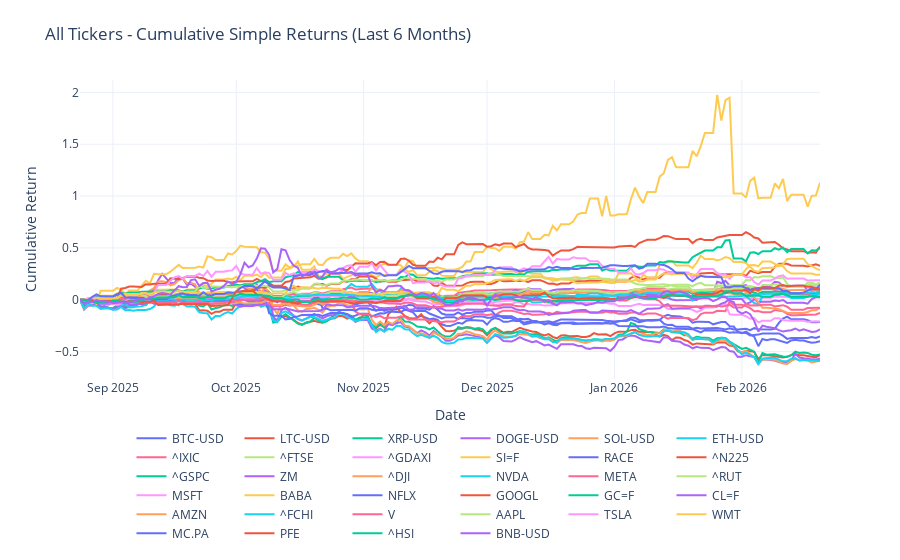

Here is the notebook cell this chart was saved with:
### Code cell
# plot last 6 months of cumprod_simple_6m returns 
fig = go.Figure()
for column in cumprod_simple_6m.columns:
    fig.add_trace(
        go.Scatter(
            x=cumprod_simple_6m.index,
            y=cumprod_simple_6m[column],
            mode="lines",
            name=column,
        )
    )

fig.update_layout(
    title="All Tickers - Cumulative Simple Returns (Last 6 Months)",
    xaxis_title="Date",
    yaxis_title="Cumulative Return",
    legend=dict(orientation="h", yanchor="top", y=-0.15, xanchor="center", x=0.5),
    template="plotly_white",
    margin=dict(t=80, b=120),
)
fig.show()

### Figure 1 — Plotly figure (JSON) as saved in the notebook; plotly's stock layout.template omitted (floating-point values rounded to 4 significant figures; data arrays with more than 128 entries replaced by an {"elided": "..."} marker saying what was removed)
{"data": [{"mode": "lines", "name": "BTC-USD", "type": "scatter", "x": {"elided": "181 str values"}, "y": {"elided": "181 float values"}}, {"mode": "lines", "name": "LTC-USD", "type": "scatter", "x": {"elided": "181 str values"}, "y": {"elided": "181 float values"}}, {"mode": "lines", "name": "XRP-USD", "type": "scatter", "x": {"elided": "181 str values"}, "y": {"elided": "181 float values"}}, {"mode": "lines", "name": "DOGE-USD", "type": "scatter", "x": {"elided": "181 str values"}, "y": {"elided": "181 float values"}}, {"mode": "lines", "name": "SOL-USD", "type": "scatter", "x": {"elided": "181 str values"}, "y": {"elided": "181 float values"}}, {"mode": "lines", "name": "ETH-USD", "type": "scatter", "x": {"elided": "181 str values"}, "y": {"elided": "181 float values"}}, {"mode": "lines", "name": "^IXIC", "type": "scatter", "x": {"elided": "181 str values"}, "y": {"elided": "181 float values"}}, {"mode": "lines", "name": "^FTSE", "type": "scatter", "x": {"elided": "181 str values"}, "y": {"elided": "181 float values"}}, {"mode": "lines", "name": "^GDAXI", "type": "scatter", "x": {"elided": "181 str values"}, "y": {"elided": "181 float values"}}, {"mode": "lines", "name": "SI=F", "type": "scatter", "x": {"elided": "181 str values"}, "y": {"elided": "181 float values"}}, {"mode": "lines", "name": "RACE", "type": "scatter", "x": {"elided": "181 str values"}, "y": {"elided": "181 float values"}}, {"mode": "lines", "name": "^N225", "type": "scatter", "x": {"elided": "181 str values"}, "y": {"elided": "181 float values"}}, {"mode": "lines", "name": "^GSPC", "type": "scatter", "x": {"elided": "181 str values"}, "y": {"elided": "181 float values"}}, {"mode": "lines", "name": "ZM", "type": "scatter", "x": {"elided": "181 str values"}, "y": {"elided": "181 float values"}}, {"mode": "lines", "name": "^DJI", "type": "scatter", "x": {"elided": "181 str values"}, "y": {"elided": "181 float values"}}, {"mode": "lines", "name": "NVDA", "type": "scatter", "x": {"elided": "181 str values"}, "y": {"elided": "181 float values"}}, {"mode": "lines", "name": "META", "type": "scatter", "x": {"elided": "181 str values"}, "y": {"elided": "181 float values"}}, {"mode": "lines", "name": "^RUT", "type": "scatter", "x": {"elided": "181 str values"}, "y": {"elided": "181 float values"}}, {"mode": "lines", "name": "MSFT", "type": "scatter", "x": {"elided": "181 str values"}, "y": {"elided": "181 float values"}}, {"mode": "lines", "name": "BABA", "type": "scatter", "x": {"elided": "181 str values"}, "y": {"elided": "181 float values"}}, {"mode": "lines", "name": "NFLX", "type": "scatter", "x": {"elided": "181 str values"}, "y": {"elided": "181 float values"}}, {"mode": "lines", "name": "GOOGL", "type": "scatter", "x": {"elided": "181 str values"}, "y": {"elided": "181 float values"}}, {"mode": "lines", "name": "GC=F", "type": "scatter", "x": {"elided": "181 str values"}, "y": {"elided": "181 float values"}}, {"mode": "lines", "name": "CL=F", "type": "scatter", "x": {"elided": "181 str values"}, "y": {"elided": "181 float values"}}, {"mode": "lines", "name": "AMZN", "type": "scatter", "x": {"elided": "181 str values"}, "y": {"elided": "181 float values"}}, {"mode": "lines", "name": "^FCHI", "type": "scatter", "x": {"elided": "181 str values"}, "y": {"elided": "181 float values"}}, {"mode": "lines", "name": "V", "type": "scatter", "x": {"elided": "181 str values"}, "y": {"elided": "181 float values"}}, {"mode": "lines", "name": "AAPL", "type": "scatter", "x": {"elided": "181 str values"}, "y": {"elided": "181 float values"}}, {"mode": "lines", "name": "TSLA", "type": "scatter", "x": {"elided": "181 str values"}, "y": {"elided": "181 float values"}}, {"mode": "lines", "name": "WMT", "type": "scatter", "x": {"elided": "181 str values"}, "y": {"elided": "181 float values"}}, {"mode": "lines", "name": "MC.PA", "type": "scatter", "x": {"elided": "181 str values"}, "y": {"elided": "181 float values"}}, {"mode": "lines", "name": "PFE", "type": "scatter", "x": {"elided": "181 str values"}, "y": {"elided": "181 float values"}}, {"mode": "lines", "name": "^HSI", "type": "scatter", "x": {"elided": "181 str values"}, "y": {"elided": "181 float values"}}, {"mode": "lines", "name": "BNB-USD", "type": "scatter", "x": {"elided": "181 str values"}, "y": {"elided": "181 float values"}}], "layout": {"legend": {"orientation": "h", "x": 0.5, "xanchor": "center", "y": -0.15, "yanchor": "top"}, "margin": {"b": 120, "t": 80}, "title": {"text": "All Tickers - Cumulative Simple Returns (Last 6 Months)"}, "xaxis": {"title": {"text": "Date"}}, "yaxis": {"title": {"text": "Cumulative Return"}}}}
